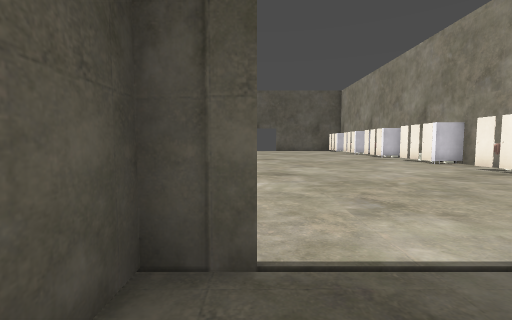
[1] (above)

16 first-person views from a walk through a level from a Godot 3-D game. The camera is 1.5 m above the floor, tilts 4° down and sees 90° across. The floor is counted in squares, 2 m on a side. Each view is taken from the middle of a square. On the plan, view 1 faces up. The plan holds only what a view shows up to about 9 squares ahead; the rest is blank. The place goes on beyond the plan. Some surface patterns are stand-ins.

[2]
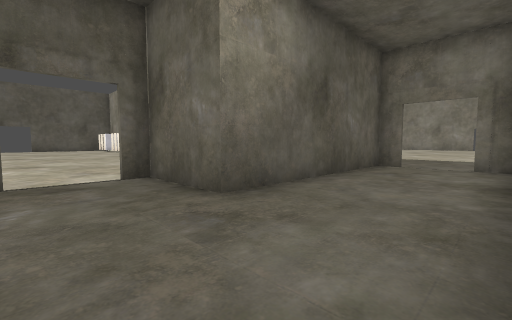

[3]
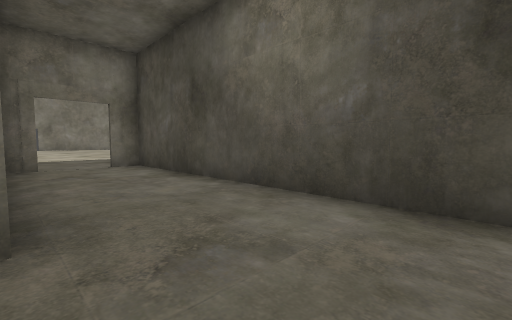

[4]
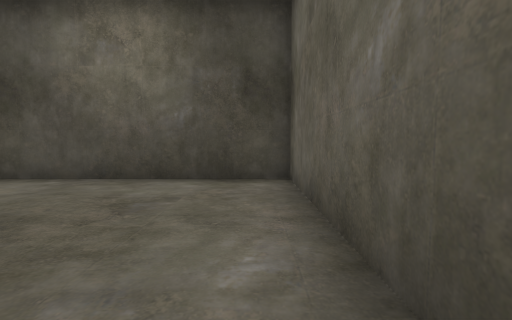

[5]
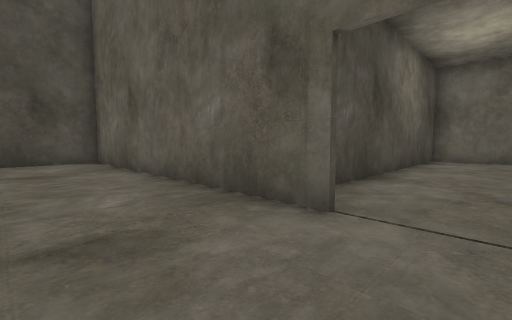

[6]
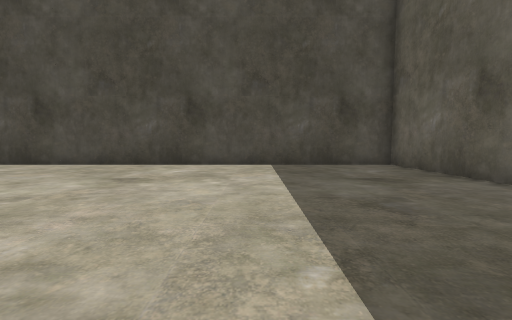

[7]
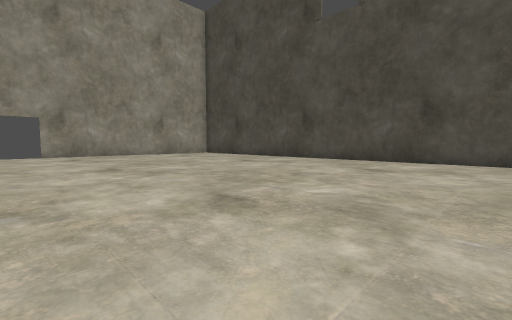

[8]
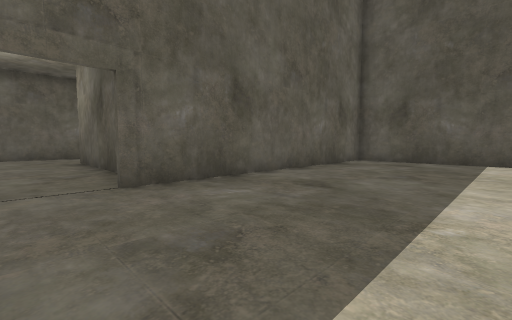

[9]
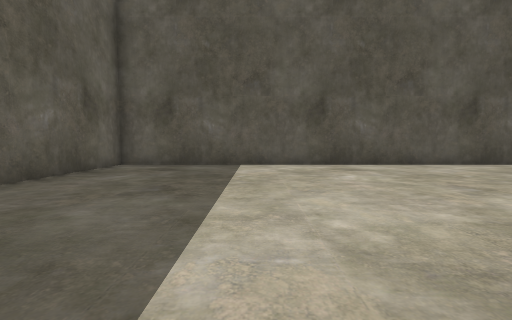

[10]
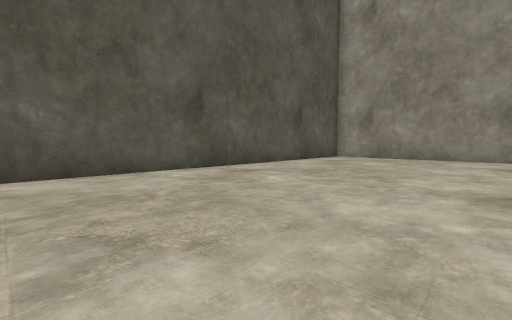

[11]
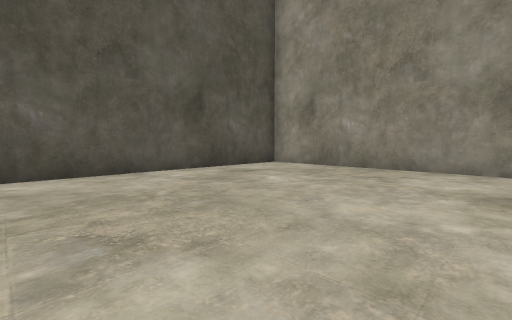

[12]
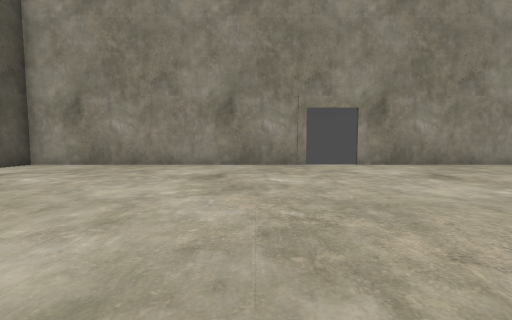

[13]
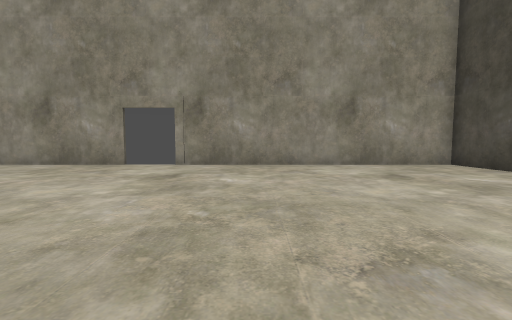

[14]
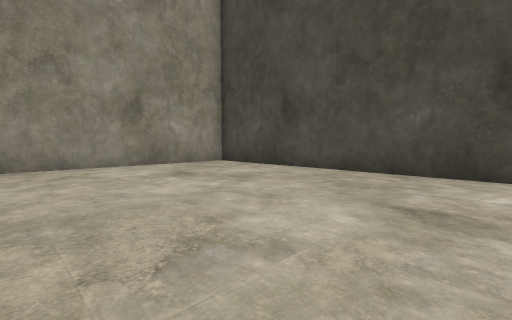

[15]
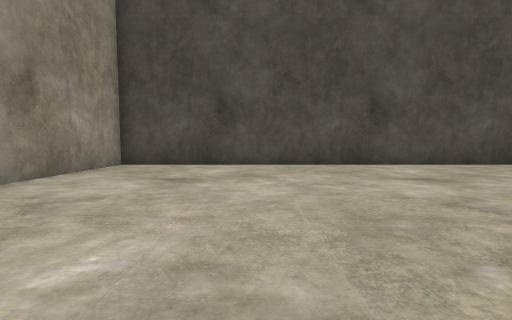

[16]
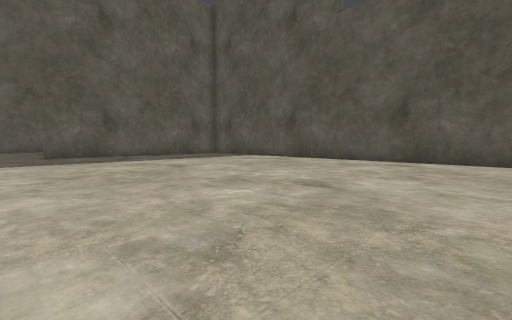

### Floor plan
Ten units are one square. View 1 is at (0, 0); x grows to the right and y downward. Boxes are objects, and circles mark ways between rooms. Rooms are numbered by the first view taken in them; rooms with no view inside come last. Other rooms are left out.
<svg viewBox="-12 -80 302 210">
<path fill="none" stroke="#000" d="M1 -15 -7 -15 -7 42 85 42 85 32M75 10 23 10 23 -15 16 -15M285 18 285 -75 85 -75 85 18 85 10 75 10M85 32 85 125 285 125 285 32"/>
<circle cx="85" cy="25" r="3" fill="#2a7"/>
<text x="30" y="20">1</text>
<text x="190" y="20">2</text>
</svg>
Room 1 opens to room 2.

Where each view was taken, in squares from view 1:
view 1: 0 up, 0 right, facing up
view 2: 4 down, 0 right, facing up-right
view 3: 1 down, 0 right, facing down-right
view 4: 1 up, 0 right, facing down
view 5: 2 down, 11 right, facing down-left
view 6: 4 down, 13 right, facing down
view 7: 2 down, 13 right, facing down-right
view 8: 3 down, 13 right, facing up-left
view 9: 1 down, 13 right, facing up
view 10: 1 up, 16 right, facing up-right
view 11: 1 up, 21 right, facing up-right
view 12: 0 up, 20 right, facing right
view 13: 6 down, 20 right, facing right
view 14: 6 down, 20 right, facing down-right
view 15: 4 down, 24 right, facing down
view 16: 3 down, 23 right, facing up-left
